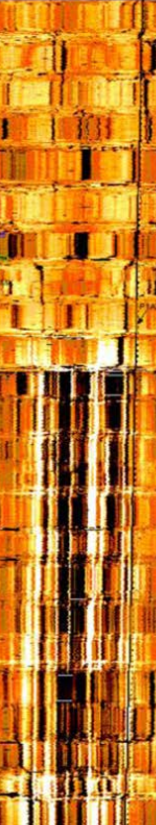
#> input picture geoweb/packages/geo-core/source-code/stick-and-pull/stick_pull.png, 156 x 825 px
$ python atv_speed_profile.py
#> lines starting #> are read from the running program, lines starting #| are printed output that depends on the picture
# -*- coding: utf-8 -*-
"""
根据 ATV 成像图估计纵向相对速度 v(y) 并可视化。

使用方式：直接在 main() 内部的“手动参数设置”区域修改参数后运行本脚本。
"""

import os
import numpy as np
from PIL import Image
import matplotlib.pyplot as plt
from matplotlib.colors import Normalize

# 为了正确显示中文，设置常见支持中文的字体，并避免负号显示为方块
plt.rcParams['font.sans-serif'] = ['Microsoft YaHei', 'SimHei', 'Noto Sans CJK SC', 'Arial Unicode MS', 'DejaVu Sans']
plt.rcParams['axes.unicode_minus'] = False

# ========== 工具函数 ==========

def load_gray_float(img_path):
    """加载图像 -> 灰度 float32，范围 [0,1]"""
    im = Image.open(img_path).convert("L")
    arr = np.asarray(im, dtype=np.float32) / 255.0
    return arr

def auto_crop_right_black(arr, threshold=0.02, min_run=20):
    """
    粗略自动裁掉右侧纯黑区域（比如论文截图右侧黑边）。
    threshold: 认为“非黑”的列平均值下限（0~1）
    min_run  : 连续非黑列的最少数量，用于稳健检测
    """
    col_mean = arr.mean(axis=0)
    non_black = col_mean > threshold
    # 找到最右一段连续 non_black 的索引范围
    # 简化：从左往右第一个 non_black 为起点，最后一个 non_black 为终点
    idx = np.where(non_black)[0]
    if idx.size == 0:
        return arr  # 全黑就不裁
    left, right = idx[0], idx[-1]
    # 要求中间至少有 min_run 列是 non_black
    if right - left + 1 >= min_run:
        return arr[:, left:right+1]
    return arr

def moving_average_1d(x, k):
    """一维简单滑动平均（窗口 k，k 必须是奇数）"""
    if k < 2:
        return x
    if k % 2 == 0:
        k += 1
    pad = k // 2
    xpad = np.pad(x, (pad, pad), mode="edge")
    kernel = np.ones(k, dtype=np.float32) / k
    return np.convolve(xpad, kernel, mode="valid")

def compute_relative_speed(gray_img, smooth_win=21, roi_cols=None):
    """
    根据相邻行差分的平均绝对值，计算相对速度曲线 v(y)。
    gray_img : H x W 的灰度图（0~1）
    smooth_win: 对速度做一维平滑的窗口（奇数）
    roi_cols : (x0, x1) 可选，仅在这个列区间上统计（剔除边缘/刻度/空白）
    返回：
        v_raw  : 未归一化的速度指标（长度 H-1）
        v_norm : 归一化到 [0,1] 的速度（长度 H-1，0=慢，1=快）
    """
    H, W = gray_img.shape
    if roi_cols is None:
        x0, x1 = 0, W
    else:
        x0, x1 = roi_cols
        x0 = max(0, int(x0))
        x1 = min(W, int(x1))
        if x1 <= x0:
            x0, x1 = 0, W

    # 行间差分：变化越大 -> 相对速度越快
    diff = np.abs(np.diff(gray_img[:, x0:x1], axis=0))  # (H-1, roiW)
    v_raw = diff.mean(axis=1)                           # (H-1,)

    # 平滑
    v_smooth = moving_average_1d(v_raw, smooth_win)

    # 归一化到 [0,1]
    v_min, v_max = float(v_smooth.min()), float(v_smooth.max())
    if v_max > v_min:
        v_norm = (v_smooth - v_min) / (v_max - v_min)
    else:
        v_norm = np.zeros_like(v_smooth)

    return v_raw, v_norm

def save_csv(out_csv, v_raw, v_norm, start_depth=0.0, depth_per_row=None):
    """
    保存速度曲线为 CSV。
    start_depth  : 顶部对应的深度（同单位，比如 m）
    depth_per_row: 每行代表的深度增量（比如 m/row），若未知可设 None
    """
    y_idx = np.arange(len(v_norm))  # 对应行 y 与 y+1 的间隙，长度 H-1

    if depth_per_row is None:
        depth_col = y_idx.astype(float)  # 直接用行号代替深度
        depth_name = "row_index"
    else:
        depth_col = start_depth + (y_idx + 0.15) * float(depth_per_row)  # 取间隙的中心深度
        depth_name = "depth"

    data = np.column_stack([depth_col, v_raw, v_norm])
    header = f"{depth_name},v_raw,v_norm"
    np.savetxt(out_csv, data, delimiter=",", header=header, comments="", fmt="%.6f")

# ========== 可视化 ==========

def visualize_side_by_side(gray_img, v_norm, out_png, title=None):
    """
    左：速度条（纵向颜色）；中：原图；右：速度曲线（横=速度，纵=深度）。
    """
    H, W = gray_img.shape

    # 仅显示：左色卡 | 中原图 | 右速度曲线
    cbar_w = 40

    # 画图
    fig = plt.figure(figsize=(12, 10))
    right_w = max(int(W * 0.20), 120)
    gs = fig.add_gridspec(1, 3, width_ratios=[cbar_w, W, right_w], wspace=0.25)

    # 左：色卡（0~1 对应 v_norm）
    cax = fig.add_subplot(gs[0, 0])
    sm = plt.cm.ScalarMappable(norm=Normalize(vmin=0.0, vmax=1.0), cmap=plt.get_cmap())
    sm.set_array([])
    cbar = fig.colorbar(sm, cax=cax)
    cbar.ax.set_ylabel("v_norm", rotation=90)

    # 中：原图
    ax0 = fig.add_subplot(gs[0, 1])
    ax0.imshow(gray_img, cmap="gray", aspect="auto")
    ax0.set_title("原始图像", fontsize=11)
    ax0.axis("off")

    # （取消速度条显示）

    # 右：速度曲线（纵向 y 轴与图像对齐，0 在上）
    ax2 = fig.add_subplot(gs[0, 2])
    y = np.arange(len(v_norm))
    ax2.plot(v_norm, y, linewidth=1.0)
    # 使顶部无空隙：明确设置 y 轴范围并去除额外边距
    ax2.set_ylim(len(v_norm) - 1, 0)
    ax2.margins(y=0)
    ax2.set_xlim(-0.05, 1.05)
    ax2.set_xlabel("相对速度 v_norm")
    ax2.set_ylabel("纵向位置（行号）")
    ax2.grid(True, linestyle="--", alpha=0.4)
    if title:
        fig.suptitle(title, y=0.98)

    plt.tight_layout()
    fig.savefig(out_png, dpi=200)
    plt.close(fig)

# ========== 主流程 ==========

def main():
    # ===== 手动参数设置（请按需修改） =====
    image = r"./stick_pull.png"           # 输入图片路径
    outdir = r"./out"                     # 输出目录
    crop_black = False                     # 是否尝试自动裁掉右侧黑边/空白
    roi_cols = None                        # 仅在 [x0, x1) 列区间上计算；例如 (0, 600) 或 None
    smooth_win = 21                        # 速度曲线平滑窗口（奇数，越大越平滑）
    depth_per_row = None                   # 每行对应的深度增量（m/row 或 ft/row）。未知请设 None
    start_depth = 0.0                      # 顶部对应的深度（和 depth_per_row 同单位）

    os.makedirs(outdir, exist_ok=True)
    base = os.path.splitext(os.path.basename(image))[0]

    # 1) 读图
    img = load_gray_float(image)
#> in load_gray_float, `im = Image.open(img_path).convert("L")`:
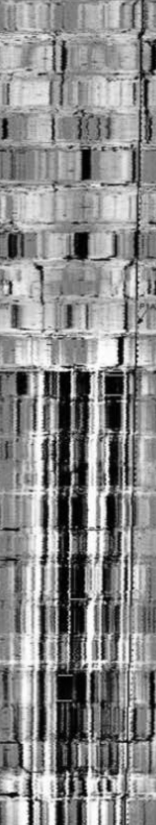
#> im: PIL image 156x825 L; min 0, max 254, mean 137.9

    # 2) 可选自动裁黑边
    if crop_black:
        img = auto_crop_right_black(img, threshold=0.02, min_run=20)

    # 3) 计算相对速度
    v_raw, v_norm = compute_relative_speed(
        img,
        smooth_win=smooth_win,
        roi_cols=roi_cols
    )
#> in compute_relative_speed, `diff = np.abs(np.diff(gray_img[:, x0:x1], axis=0))`:
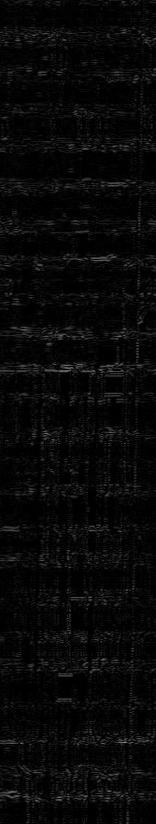
#> diff: shape (824, 156) float32; min 0, max 0.553, mean 0.036
#> in compute_relative_speed, `v_raw = diff.mean(axis=1)`: v_raw = 824 values, max 0.173 at index 370, min 0.00684 at index 244, mean 0.036
#> in moving_average_1d, `xpad = np.pad(x, (pad, pad), mode="edge")`: xpad = 844 values, max 0.173 at index 380, min 0.00684 at index 254, mean 0.036
#> in compute_relative_speed, `v_smooth = moving_average_1d(v_raw, smooth_win)`: v_smooth = 824 values, max 0.071 at index 370, min 0.0123 at index 166, mean 0.036
#> in compute_relative_speed, `v_min, v_max = float(v_smooth.min()), float(v_smooth.max())`: v_min = 0.0123; v_max = 0.071
#> in compute_relative_speed, `v_norm = (v_smooth - v_min) / (v_max - v_min)`: v_norm = 824 values, max 1 at index 370, min 0 at index 166, mean 0.404

    # 4) 保存 CSV
    out_csv = os.path.join(outdir, f"{base}_speed_profile.csv")
    save_csv(out_csv, v_raw, v_norm,
             start_depth=start_depth,
             depth_per_row=depth_per_row)
#> in save_csv, `y_idx = np.arange(len(v_norm))`: y_idx = 824 values from 0 to 823
#> in save_csv, `data = np.column_stack([depth_col, v_raw, v_norm])`: data = 824 rows, first 8: [0, 0.0511, 0.483], [1, 0.0472, 0.455], [2, 0.0541, 0.426], [3, 0.0391, 0.397], [4, 0.0454, 0.369], [5, 0.0303, 0.336], [6, 0.015, 0.307], [7, 0.0116, 0.276]

    # 5) 可视化
    out_png = os.path.join(outdir, f"{base}_speed_visualization.png")
    ttl = f"Speed profile from image: {base}"
    visualize_side_by_side(img, v_norm, out_png, title=ttl)
#> in visualize_side_by_side, `y = np.arange(len(v_norm))`: y = 824 values from 0 to 823
#> in visualize_side_by_side, `fig.savefig(out_png, dpi=200)`:
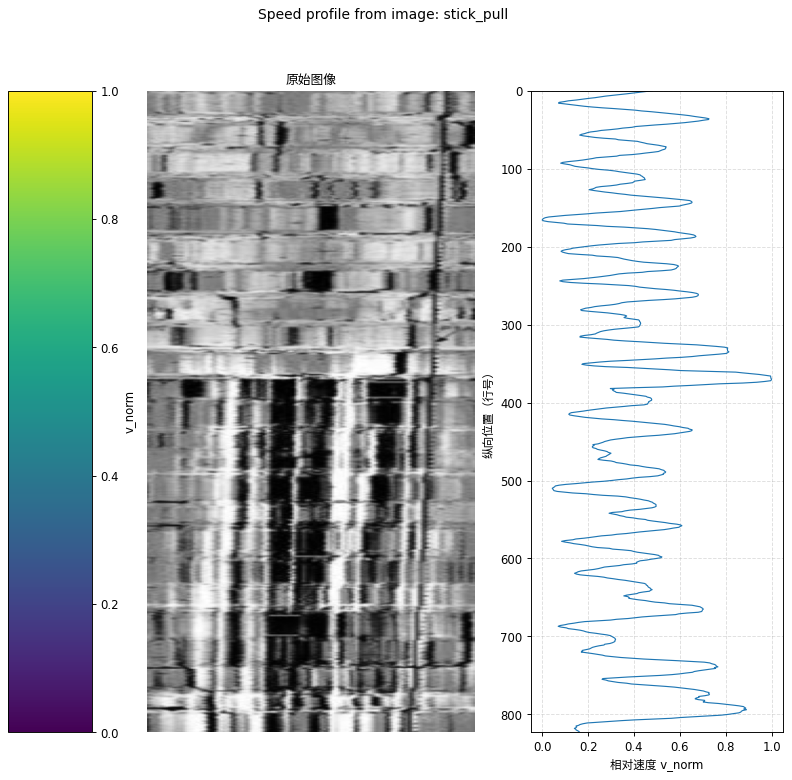
#> figure drawn by matplotlib, 3 panels

    print(f"[OK] 已生成：\n  - 速度曲线 CSV: {out_csv}\n  - 可视化 PNG : {out_png}")

if __name__ == "__main__":
    main()

$ run again, with geoweb/packages/geo-core/source-code/stick-and-pull/image_fixed.png copied over geoweb/packages/geo-core/source-code/stick-and-pull/stick_pull.png
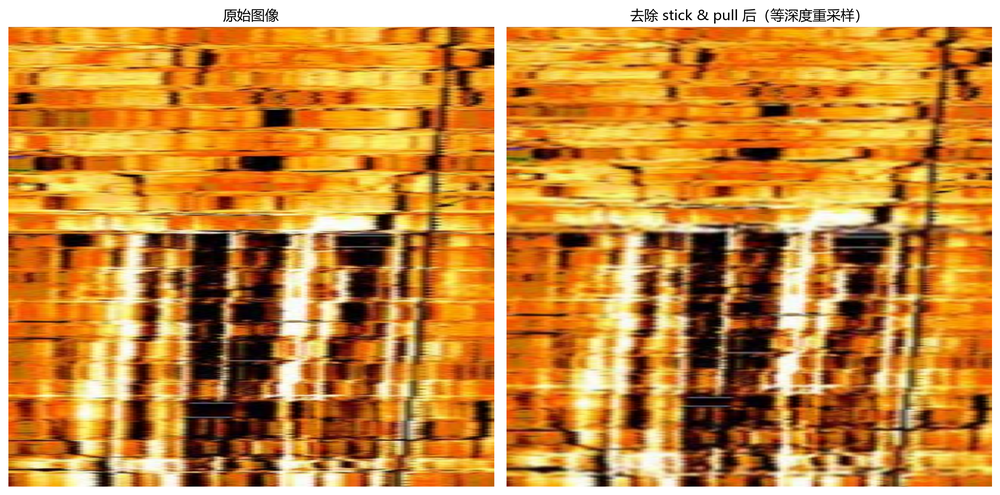
#> input picture geoweb/packages/geo-core/source-code/stick-and-pull/image_fixed.png, 1000 x 495 px, shrunk from 2379 x 1178 before the run
#> in compute_relative_speed, `diff = np.abs(np.diff(gray_img[:, x0:x1], axis=0))`:
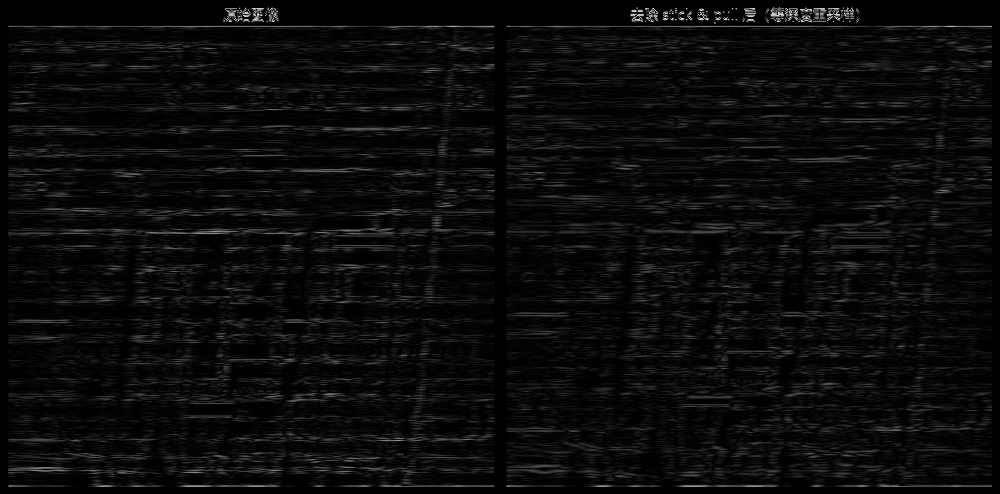
#> diff: shape (494, 1000) float32; min 0, max 0.949, mean 0.0463
#> in compute_relative_speed, `v_raw = diff.mean(axis=1)`: v_raw = 494 values, max 0.368 at index 26, min 0 at index 0, mean 0.0463
#> xpad = 514 values, max 0.368 at index 36, min 0 at index 0, mean 0.0445
#> v_smooth = 494 values, max 0.0739 at index 476, min 0.0098 at index 0, mean 0.0462
#> v_min = 0.0098; v_max = 0.0739
#> in compute_relative_speed, `v_norm = (v_smooth - v_min) / (v_max - v_min)`: v_norm = 494 values, max 1 at index 476, min 0 at index 0, mean 0.567
#> y_idx = 494 values from 0 to 493
#> data = 494 rows, first 8: [0, 0, 0], [1, 0, 0.051], [2, 0, 0.0991], [3, 0, 0.155], [4, 0, 0.212], [5, 0.000208, 0.27], [6, 0.00116, 0.313], [7, 0.00627, 0.349]
#> y = 494 values from 0 to 493
#> in visualize_side_by_side, `fig.savefig(out_png, dpi=200)`:
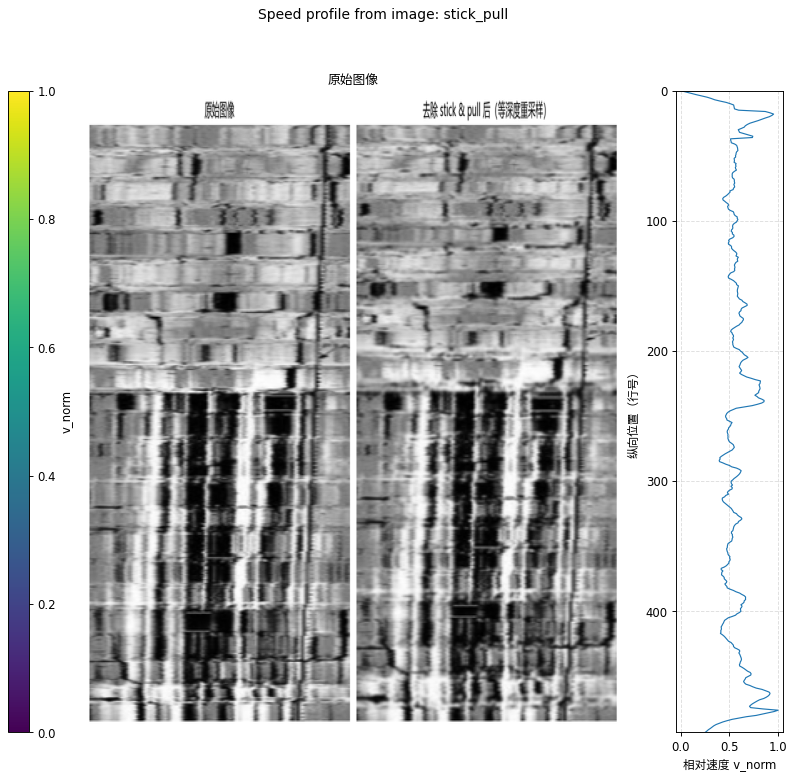
#> figure drawn by matplotlib, 3 panels
